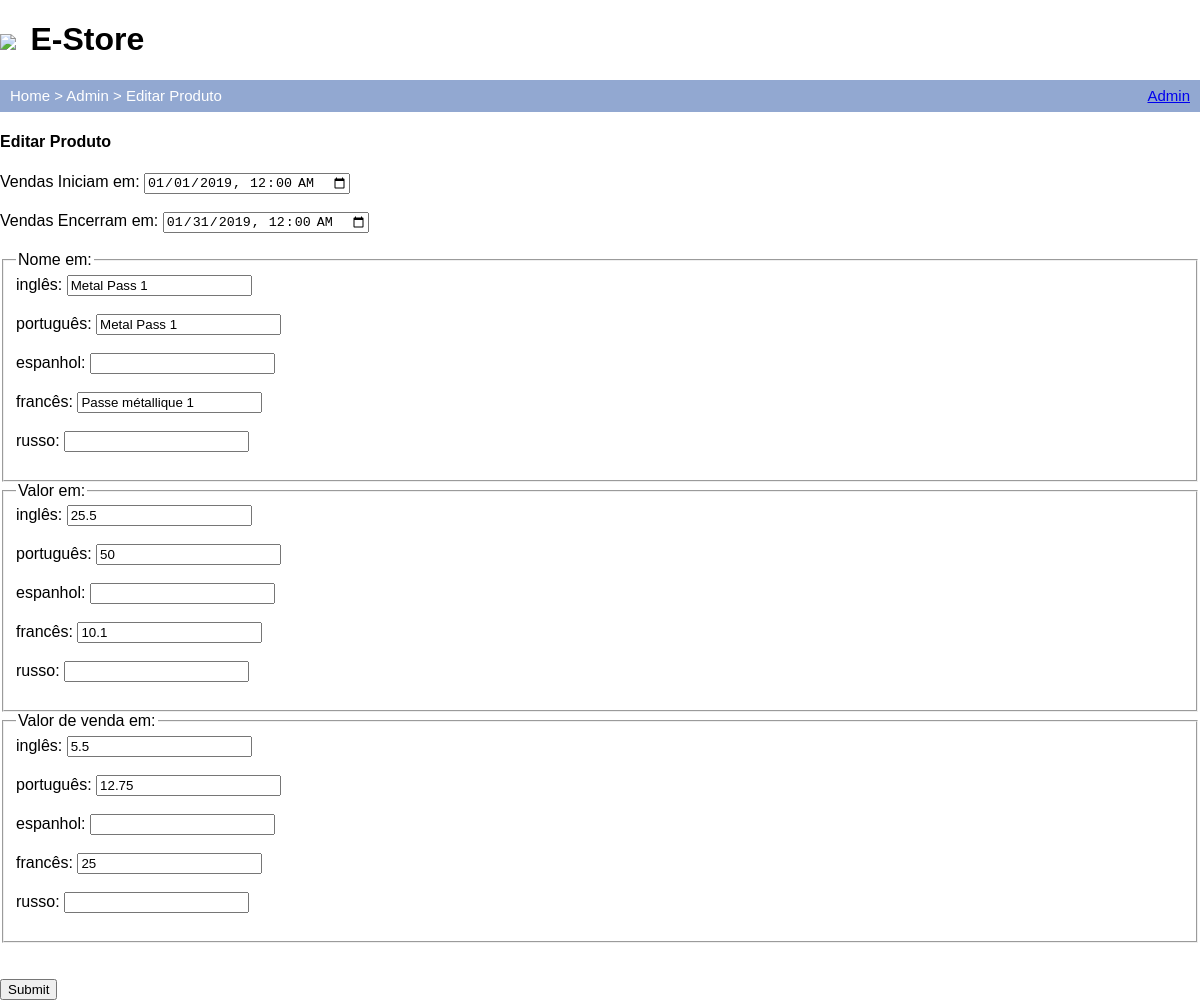
Page /edit_product.php?id=2 on the committed database.
### tables this page shows
CREATE TABLE `products` (
	`id` INT(10) NOT NULL AUTO_INCREMENT,
	`name_pt` VARCHAR(200) NULL DEFAULT NULL,
	`name_en` VARCHAR(200) NULL DEFAULT NULL,
	`name_fr` VARCHAR(200) NULL DEFAULT NULL,
	`price_pt` FLOAT NULL DEFAULT NULL,
	`price_en` FLOAT NULL DEFAULT NULL,
	`price_fr` FLOAT NULL DEFAULT NULL,
	`sale_start` DATETIME NULL DEFAULT NULL,
	`sale_end` DATETIME NULL DEFAULT NULL,
	`sale_price_pt` FLOAT NULL DEFAULT NULL,
	`sale_price_en` FLOAT NULL DEFAULT NULL,
	`sale_price_fr` FLOAT NULL DEFAULT NULL,

	PRIMARY KEY (`id`)
)
COLLATE='utf8_general_ci';

### src/Models/DatabaseMysql.php (called while the page is built, shortened)
<?php declare(strict_types=1);
class DatabaseMysql implements DatabaseInterface
{
    private $servername;
    private $username;
    private $password;
    private $dbname;
    private $conn;
    private $result;
    public function __construct($servername=null, $username=null, $password=null, $dbname=null)
    {
        if (isset($GLOBALS['DB_DSN'])) {
            $this->servername = $GLOBALS['DB_DSN'];
            $this->username   = $GLOBALS['DB_USER'];
            $this->password   = $GLOBALS['DB_PASSWD'];
            $this->dbname     = $GLOBALS['DB_DBNAME'];
        } else {
            $this->servername = $servername ?? getenv('MYSQL_SERVER');
            $this->username   = $username ?? getenv('MYSQ_USER');
            $this->password   = $password ?? getenv('MYSQL_PASS');
            $this->dbname     = $dbname ?? getenv('MYSQL_DATABASE');
        }
    }
    public function openConnection(): void
    {
        $this->conn = mysqli_connect($this->servername,
                               $this->username,
                               $this->password,
                               $this->dbname);
    }
    public function runQuery(string $query)
    {
        return $this->result = mysqli_query($this->conn, $query);
    }
    public function fetchAssocData(): ?array
    {
        return mysqli_fetch_assoc($this->result);
    }
}

### src/Repositories/ProductRepository.php (called while the page is built, shortened)
<?php declare(strict_types=1);
class ProductRepository extends BaseRepository implements ProductRepositoryInterface
{
    public function __construct(DatabaseInterface $database)
    {
        $this->entityManager = $database;
    }
    public function getProductById($id): ?array
    {
        $sql = "select * from products where id = " . $id;
        $this->entityManager->runQuery($sql);
        return $this->entityManager->fetchAssocData();
    }
}

### src/Services/ProductService.php (called while the page is built, shortened)
<?php
class ProductService implements ProductServiceInterface
{
    private $productRepository;
    public function __construct(string $language, DatabaseInterface $db)
    {
        $this->productRepository = new ProductRepository($db);
        $this->productRepository->setLanguage($language);
    }
    public function getProductById($id): ?array
    {
        return $this->productRepository->getProductById($id);
    }
}

### src/Traits/FormatDate.php (called while the page is built, shortened)
<?php declare(strict_types=1);
trait FormatDate
{
    public function getISOStringDatetime(string $datetime)
    {
        $datetime = new \DateTime($datetime);
        return $datetime->format("Y-m-d\TH:i:s");
    }
}

### src/Pages/ProductHTML.php (the view, shortened to what this page needs)
<?php declare(strict_types=1);
class ProductHTML
{
    private $productService;
    public function __construct(ProductServiceInterface $productService)
    {
        $this->productService = $productService;
    }
    public function showFormEdit($id)
    {
        $product = $this->productService->getProductById($id);
        $sale_start = !empty($product["sale_start"])?$this->getISOStringDatetime($product["sale_start"]): "";
        $sale_end = !empty($product["sale_end"])?$this->getISOStringDatetime($product["sale_end"]): "";
        echo '
        <h4>Editar Produto</h4>
        <form action="/change_product.php" method="post">
              <label for="sale_start">Vendas Iniciam em:</label>
              <input type="datetime-local" id="sale_start" value="'.$sale_start.'" name="sale_start"><br><br>
              <label for="sale_end">Vendas Encerram em:</label>
              <input type="datetime-local" id="sale_end" value="'.$sale_end.'" name="sale_end"><br><br>
            <fieldset>
              <legend> Nome em:</legend>
              <label for="name_en">inglês:</label>
              <input type="text" id="name_en" value="'.$product["name_en"].'" name="name_en"><br><br>
              <label for="name_pt">português:</label>
              <input type="text" id="name_pt" value="'.$product["name_pt"].'" name="name_pt"><br><br>
              <label for="name_es">espanhol:</label>
              <input type="text" id="name_es" value="'.$product["name_es"].'" name="name_es"><br><br>
              <label for="name_fr">francês:</label>
              <input type="text" id="name_fr" value="'.$product["name_fr"].'" name="name_fr"><br><br>
              <label for="name_ru">russo:</label>
              <input type="text" id="name_ru" value="'.$product["name_ru"].'" name="name_ru"><br><br>
            </fieldset>
            <fieldset>
              <legend> Valor em:</legend>
              <label for="price_en">inglês:</label>
              <input type="text" id="price_en" value="'.$product["price_en"].'" name="price_en"><br><br>
              <label for="price_pt">português:</label>
              <input type="text" id="price_pt" value="'.$product["price_pt"].'" name="price_pt"><br><br>
              <label for="price_es">espanhol:</label>
              <input type="text" id="price_es" value="'.$product["price_es"].'" name="price_es"><br><br>
              <label for="price_fr">francês:</label>
              <input type="text" id="price_fr" value="'.$product["price_fr"].'" name="price_fr"><br><br>
              <label for="price_ru">russo:</label>
              <input type="text" id="price_ru" value="'.$product["price_ru"].'" name="price_ru"><br><br>
            </fieldset>
            <fieldset>
              <legend> Valor de venda em:</legend>
              <label for="sale_price_en">inglês:</label>
              <input type="text" id="sale_price_en" value="'.$product["sale_price_en"].'" name="sale_price_en"><br><br>
              <label for="sale_price_pt">português:</label>
              <input type="text" id="sale_price_pt" value="'.$product["sale_price_pt"].'" name="sale_price_pt"><br><br>
              <label for="sale_price_es">espanhol:</label>
              <input type="text" id="sale_price_es" value="'.$product["sale_price_es"].'" name="sale_price_es"><br><br>
              <label for="sale_price_fr">francês:</label>
              <input type="text" id="sale_price_fr" value="'.$product["sale_price_fr"].'" name="sale_price_fr"><br><br>
              <label for="sale_price_ru">russo:</label>
              <input type="text" id="sale_price_ru" value="'.$product["sale_price_ru"].'" name="sale_price_ru"><br><br>
            </fieldset>
            <input type="hidden" id="id" value="'.$product["id"].'" name="id"><br><br>
            <input type="submit" value="Submit">
        </form>
        ';
    }
}

### style.css (style rules this page uses)
body { padding: 0px; margin: 0px; font-family: sans-serif; }

### rows in the picture
products: sale_start "01/01/2019 00:00", sale_end "01/31/2019 00:00", name_en "Metal Pass 1", name_pt "Metal Pass 1", name_fr "Passe métallique 1", price_en "25.5", price_pt "50", price_fr "10.1", sale_price_en "5.5", sale_price_pt "12.75", sale_price_fr "25"

### other values in the picture
$breadcrumbs "Home > Admin > Editar Produto"
